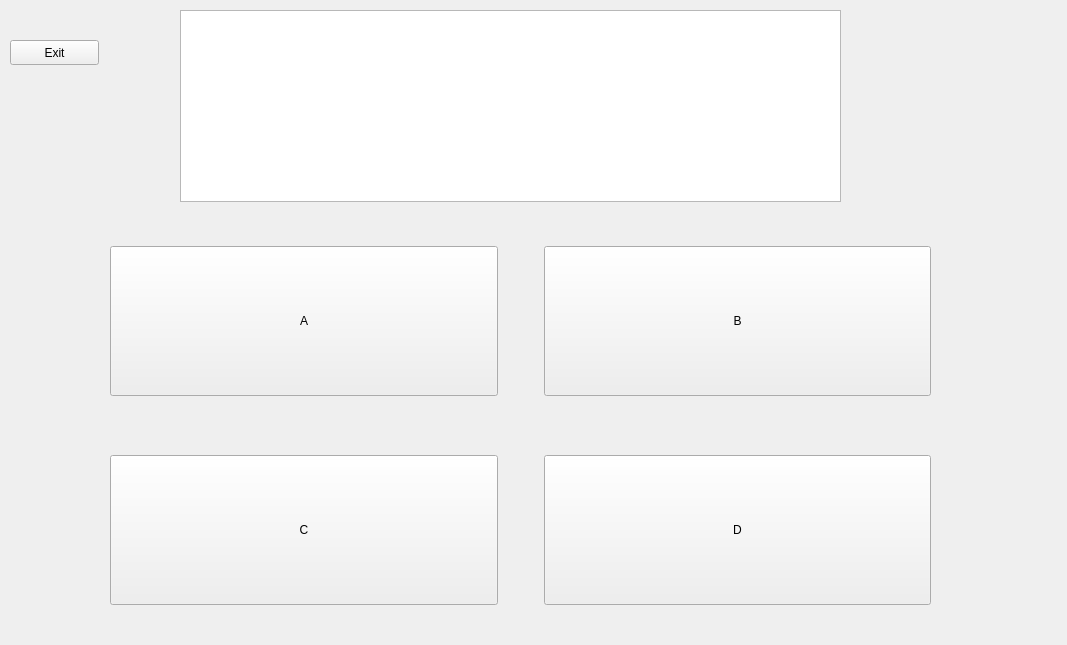
<?xml version="1.0" encoding="UTF-8"?>
<ui version="4.0">
 <class>QuestionScreen</class>
 <widget class="QWidget" name="QuestionScreen">
  <property name="geometry">
   <rect>
    <x>0</x>
    <y>0</y>
    <width>1067</width>
    <height>645</height>
   </rect>
  </property>
  <property name="windowTitle">
   <string>Question</string>
  </property>
  <widget class="QTextBrowser" name="textQuestion">
   <property name="geometry">
    <rect>
     <x>180</x>
     <y>10</y>
     <width>661</width>
     <height>192</height>
    </rect>
   </property>
  </widget>
  <widget class="QWidget" name="layoutWidget">
   <property name="geometry">
    <rect>
     <x>110</x>
     <y>230</y>
     <width>821</width>
     <height>391</height>
    </rect>
   </property>
   <layout class="QGridLayout" name="gridLayout">
    <item row="0" column="0">
     <widget class="QPushButton" name="buttonA">
      <property name="minimumSize">
       <size>
        <width>250</width>
        <height>150</height>
       </size>
      </property>
      <property name="baseSize">
       <size>
        <width>0</width>
        <height>0</height>
       </size>
      </property>
      <property name="text">
       <string>A</string>
      </property>
     </widget>
    </item>
    <item row="1" column="2">
     <spacer name="horizontalSpacer_2">
      <property name="orientation">
       <enum>Qt::Horizontal</enum>
      </property>
      <property name="sizeHint" stdset="0">
       <size>
        <width>40</width>
        <height>20</height>
       </size>
      </property>
     </spacer>
    </item>
    <item row="0" column="2">
     <widget class="QPushButton" name="buttonB">
      <property name="minimumSize">
       <size>
        <width>250</width>
        <height>150</height>
       </size>
      </property>
      <property name="baseSize">
       <size>
        <width>0</width>
        <height>0</height>
       </size>
      </property>
      <property name="text">
       <string>B</string>
      </property>
     </widget>
    </item>
    <item row="1" column="0">
     <spacer name="horizontalSpacer">
      <property name="orientation">
       <enum>Qt::Horizontal</enum>
      </property>
      <property name="sizeHint" stdset="0">
       <size>
        <width>40</width>
        <height>20</height>
       </size>
      </property>
     </spacer>
    </item>
    <item row="0" column="1">
     <spacer name="verticalSpacer">
      <property name="orientation">
       <enum>Qt::Vertical</enum>
      </property>
      <property name="sizeHint" stdset="0">
       <size>
        <width>40</width>
        <height>40</height>
       </size>
      </property>
     </spacer>
    </item>
    <item row="2" column="0">
     <widget class="QPushButton" name="buttonC">
      <property name="minimumSize">
       <size>
        <width>250</width>
        <height>150</height>
       </size>
      </property>
      <property name="baseSize">
       <size>
        <width>0</width>
        <height>0</height>
       </size>
      </property>
      <property name="text">
       <string>C</string>
      </property>
     </widget>
    </item>
    <item row="2" column="1">
     <spacer name="verticalSpacer_2">
      <property name="orientation">
       <enum>Qt::Vertical</enum>
      </property>
      <property name="sizeHint" stdset="0">
       <size>
        <width>40</width>
        <height>40</height>
       </size>
      </property>
     </spacer>
    </item>
    <item row="2" column="2">
     <widget class="QPushButton" name="buttonD">
      <property name="minimumSize">
       <size>
        <width>250</width>
        <height>150</height>
       </size>
      </property>
      <property name="baseSize">
       <size>
        <width>0</width>
        <height>0</height>
       </size>
      </property>
      <property name="text">
       <string>D</string>
      </property>
     </widget>
    </item>
   </layout>
  </widget>
  <widget class="QPushButton" name="exitButton">
   <property name="geometry">
    <rect>
     <x>10</x>
     <y>40</y>
     <width>89</width>
     <height>25</height>
    </rect>
   </property>
   <property name="text">
    <string>Exit</string>
   </property>
  </widget>
 </widget>
 <resources/>
 <connections/>
</ui>
